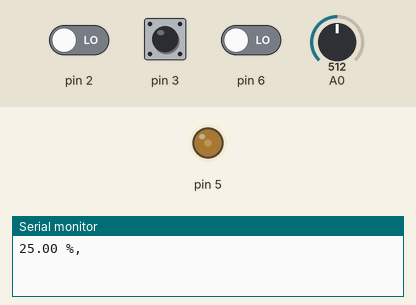
Bench run of a sketch on a simulated Arduino Uno, built with avr-gcc and run on an emulated ATmega328P. Parts: output pins drawn as LEDs (lit = HIGH), the last lines printed to the serial monitor. The test bench sets the inputs (shaded band); at power-on: pin 6 LOW, A0 = 512, pin 2 LOW, pin 3 HIGH.

Above: at 1.2 s.
1.3 s: pin 6 driven HIGH
At 3.0 s:
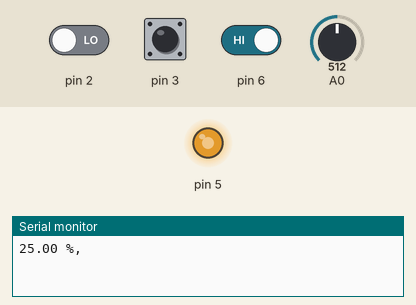
3.9 s: A0 set to 108
5.8 s: A0 set to 90
At 7.6 s:
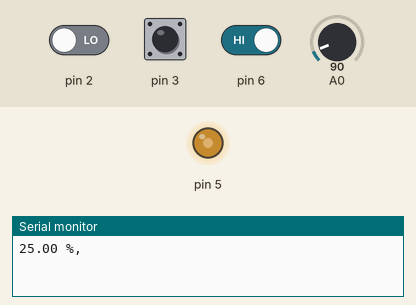
8.3 s: A0 set to 110
At 9.3 s:
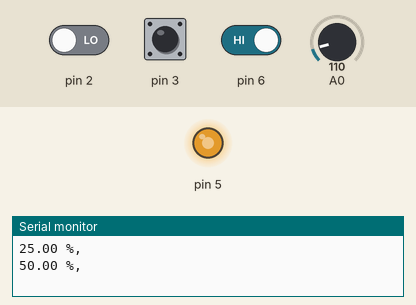
10.5 s: A0 set to 54
At 12.2 s:
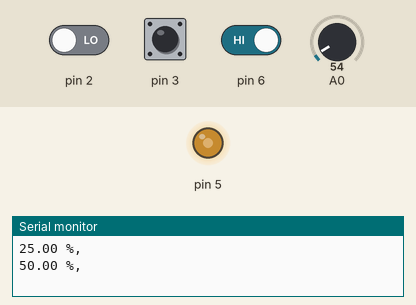
Timing chart, 0 to 13.7 s (numbered marks = the images above; inputs shaded):
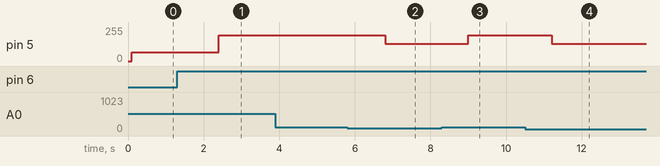

Measured:
- the behaviour switches between 100 and 99 on A0 (found by bisection; images 1 and 2)
- after the input at 1.3 s, pin 5: 64/255 → 192/255 after 1.1 s
- after the input at 3.9 s, every drawn part: stays the same
- after the input at 5.8 s, pin 5: 192/255 → 128/255 after 1.0 s
- after the input at 8.3 s, pin 5: 128/255 → 192/255 after 0.71 s
- after the input at 10.5 s, pin 5: 192/255 → 128/255 after 0.71 s

The sketch:

practica_pwm.ino
```cpp
boolean condicion=true;
byte pwm= 64;
boolean boton_1= false;
boolean boton_2= false;
byte cont =0;
void setup() {
  // put your setup code here, to run once:
  pinMode(6,INPUT);
  pinMode(2,INPUT);
  pinMode(3,INPUT);
  pinMode(A0,INPUT);
  Serial.begin(9600);

}

void loop() {
  // put your main code here, to run repeatedly:
  boolean x= digitalRead(6);
  float porcentaje= 100*float(pwm)/256;
  cont+=1;
    if(cont==10) {
      Serial.print(porcentaje);
      Serial.println(" %,  ");


      cont=0;
    }
    delay(100);


  if(x)
  {

    delay(1000);
    //potenciometro
    int analogo= analogRead(0);
    if(analogo<50)
    {
     pwm=64;
    }
    else if(analogo<100)
    {
     pwm=128;
    }
    else
    {
     pwm=192;
    }
  analogWrite(5,pwm);
  }


  else
  {
  //botones
    if(boton_1 and boton_2 ==true){condicion=true;}
    boton_1=  digitalRead(3);
    boton_2=  digitalRead(2);
    delayMicroseconds(200);
    boton_1=  digitalRead(3);
    boton_2=  digitalRead(2);

    if(condicion==true and boton_1==false)
    {
      pwm+=64;
      if(pwm>192 or pwm==0){pwm=192;}
    }

    if(condicion==true and boton_2==false)
    {
      pwm-=64;
      if(pwm<64){pwm=64;}

    }


    analogWrite(5,pwm);

    if(boton_1==false or  boton_2==false){condicion= false;}
  }

}
```
